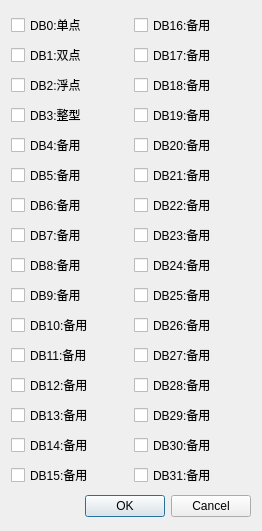
<?xml version="1.0" encoding="UTF-8"?>
<ui version="4.0">
 <class>CGSBOAttrDialog</class>
 <widget class="QDialog" name="CGSBOAttrDialog">
  <property name="geometry">
   <rect>
    <x>0</x>
    <y>0</y>
    <width>262</width>
    <height>531</height>
   </rect>
  </property>
  <property name="windowTitle">
   <string>Dialog</string>
  </property>
  <layout class="QVBoxLayout" name="verticalLayout_3">
   <item>
    <layout class="QHBoxLayout" name="horizontalLayout">
     <item>
      <layout class="QVBoxLayout" name="verticalLayout">
       <item>
        <widget class="QCheckBox" name="m_DB0CheckBox">
         <property name="text">
          <string>DB0:单点</string>
         </property>
        </widget>
       </item>
       <item>
        <widget class="QCheckBox" name="m_DB1CheckBox">
         <property name="text">
          <string>DB1:双点</string>
         </property>
        </widget>
       </item>
       <item>
        <widget class="QCheckBox" name="m_DB2CheckBox">
         <property name="text">
          <string>DB2:浮点</string>
         </property>
        </widget>
       </item>
       <item>
        <widget class="QCheckBox" name="m_DB3CheckBox">
         <property name="text">
          <string>DB3:整型</string>
         </property>
        </widget>
       </item>
       <item>
        <widget class="QCheckBox" name="m_DB4CheckBox">
         <property name="text">
          <string>DB4:备用</string>
         </property>
        </widget>
       </item>
       <item>
        <widget class="QCheckBox" name="m_DB5CheckBox">
         <property name="text">
          <string>DB5:备用</string>
         </property>
        </widget>
       </item>
       <item>
        <widget class="QCheckBox" name="m_DB6CheckBox">
         <property name="text">
          <string>DB6:备用</string>
         </property>
        </widget>
       </item>
       <item>
        <widget class="QCheckBox" name="m_DB7CheckBox">
         <property name="text">
          <string>DB7:备用</string>
         </property>
        </widget>
       </item>
       <item>
        <widget class="QCheckBox" name="m_DB8CheckBox">
         <property name="text">
          <string>DB8:备用</string>
         </property>
        </widget>
       </item>
       <item>
        <widget class="QCheckBox" name="m_DB9CheckBox">
         <property name="text">
          <string>DB9:备用</string>
         </property>
        </widget>
       </item>
       <item>
        <widget class="QCheckBox" name="m_DB10CheckBox">
         <property name="text">
          <string>DB10:备用</string>
         </property>
        </widget>
       </item>
       <item>
        <widget class="QCheckBox" name="m_DB11CheckBox">
         <property name="text">
          <string>DB11:备用</string>
         </property>
        </widget>
       </item>
       <item>
        <widget class="QCheckBox" name="m_DB12CheckBox">
         <property name="text">
          <string>DB12:备用</string>
         </property>
        </widget>
       </item>
       <item>
        <widget class="QCheckBox" name="m_DB13CheckBox">
         <property name="text">
          <string>DB13:备用</string>
         </property>
        </widget>
       </item>
       <item>
        <widget class="QCheckBox" name="m_DB14CheckBox">
         <property name="text">
          <string>DB14:备用</string>
         </property>
        </widget>
       </item>
       <item>
        <widget class="QCheckBox" name="m_DB15CheckBox">
         <property name="text">
          <string>DB15:备用</string>
         </property>
        </widget>
       </item>
      </layout>
     </item>
     <item>
      <layout class="QVBoxLayout" name="verticalLayout_2">
       <item>
        <widget class="QCheckBox" name="m_DB16CheckBox">
         <property name="text">
          <string>DB16:备用</string>
         </property>
        </widget>
       </item>
       <item>
        <widget class="QCheckBox" name="m_DB17CheckBox">
         <property name="text">
          <string>DB17:备用</string>
         </property>
        </widget>
       </item>
       <item>
        <widget class="QCheckBox" name="m_DB18CheckBox">
         <property name="text">
          <string>DB18:备用</string>
         </property>
        </widget>
       </item>
       <item>
        <widget class="QCheckBox" name="m_DB19CheckBox">
         <property name="text">
          <string>DB19:备用</string>
         </property>
        </widget>
       </item>
       <item>
        <widget class="QCheckBox" name="m_DB20CheckBox">
         <property name="text">
          <string>DB20:备用</string>
         </property>
        </widget>
       </item>
       <item>
        <widget class="QCheckBox" name="m_DB21CheckBox">
         <property name="text">
          <string>DB21:备用</string>
         </property>
        </widget>
       </item>
       <item>
        <widget class="QCheckBox" name="m_DB22CheckBox">
         <property name="text">
          <string>DB22:备用</string>
         </property>
        </widget>
       </item>
       <item>
        <widget class="QCheckBox" name="m_DB23CheckBox">
         <property name="text">
          <string>DB23:备用</string>
         </property>
        </widget>
       </item>
       <item>
        <widget class="QCheckBox" name="m_DB24CheckBox">
         <property name="text">
          <string>DB24:备用</string>
         </property>
        </widget>
       </item>
       <item>
        <widget class="QCheckBox" name="m_DB25CheckBox">
         <property name="text">
          <string>DB25:备用</string>
         </property>
        </widget>
       </item>
       <item>
        <widget class="QCheckBox" name="m_DB26CheckBox">
         <property name="text">
          <string>DB26:备用</string>
         </property>
        </widget>
       </item>
       <item>
        <widget class="QCheckBox" name="m_DB27CheckBox">
         <property name="text">
          <string>DB27:备用</string>
         </property>
        </widget>
       </item>
       <item>
        <widget class="QCheckBox" name="m_DB28CheckBox">
         <property name="text">
          <string>DB28:备用</string>
         </property>
        </widget>
       </item>
       <item>
        <widget class="QCheckBox" name="m_DB29CheckBox">
         <property name="text">
          <string>DB29:备用</string>
         </property>
        </widget>
       </item>
       <item>
        <widget class="QCheckBox" name="m_DB30CheckBox">
         <property name="text">
          <string>DB30:备用</string>
         </property>
        </widget>
       </item>
       <item>
        <widget class="QCheckBox" name="m_DB31CheckBox">
         <property name="text">
          <string>DB31:备用</string>
         </property>
        </widget>
       </item>
      </layout>
     </item>
    </layout>
   </item>
   <item>
    <widget class="QDialogButtonBox" name="buttonBox">
     <property name="orientation">
      <enum>Qt::Horizontal</enum>
     </property>
     <property name="standardButtons">
      <set>QDialogButtonBox::Cancel|QDialogButtonBox::Ok</set>
     </property>
    </widget>
   </item>
  </layout>
 </widget>
 <resources/>
 <connections>
  <connection>
   <sender>buttonBox</sender>
   <signal>accepted()</signal>
   <receiver>CGSBOAttrDialog</receiver>
   <slot>accept()</slot>
   <hints>
    <hint type="sourcelabel">
     <x>248</x>
     <y>254</y>
    </hint>
    <hint type="destinationlabel">
     <x>157</x>
     <y>274</y>
    </hint>
   </hints>
  </connection>
  <connection>
   <sender>buttonBox</sender>
   <signal>rejected()</signal>
   <receiver>CGSBOAttrDialog</receiver>
   <slot>reject()</slot>
   <hints>
    <hint type="sourcelabel">
     <x>316</x>
     <y>260</y>
    </hint>
    <hint type="destinationlabel">
     <x>286</x>
     <y>274</y>
    </hint>
   </hints>
  </connection>
 </connections>
</ui>
